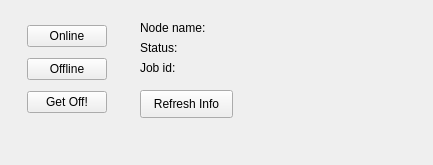
<?xml version="1.0" encoding="UTF-8"?>
<ui version="4.0">
 <class>MainWindow</class>
 <widget class="QMainWindow" name="MainWindow">
  <property name="geometry">
   <rect>
    <x>0</x>
    <y>0</y>
    <width>433</width>
    <height>165</height>
   </rect>
  </property>
  <property name="minimumSize">
   <size>
    <width>433</width>
    <height>165</height>
   </size>
  </property>
  <property name="maximumSize">
   <size>
    <width>433</width>
    <height>165</height>
   </size>
  </property>
  <property name="windowTitle">
   <string>Render Node Control</string>
  </property>
  <property name="unifiedTitleAndToolBarOnMac">
   <bool>false</bool>
  </property>
  <widget class="QWidget" name="centralwidget">
   <widget class="QWidget" name="layoutWidget">
    <property name="geometry">
     <rect>
      <x>20</x>
      <y>20</y>
      <width>95</width>
      <height>100</height>
     </rect>
    </property>
    <layout class="QGridLayout" name="gridLayout">
     <item row="0" column="0">
      <widget class="QPushButton" name="onlineButton">
       <property name="sizePolicy">
        <sizepolicy hsizetype="Fixed" vsizetype="Fixed">
         <horstretch>0</horstretch>
         <verstretch>0</verstretch>
        </sizepolicy>
       </property>
       <property name="toolTip">
        <string>&lt;html&gt;&lt;head/&gt;&lt;body&gt;&lt;p&gt;Set render node status to ONLINE. The node will begin looking for new render jobs to do.&lt;/p&gt;&lt;/body&gt;&lt;/html&gt;</string>
       </property>
       <property name="text">
        <string>Online</string>
       </property>
      </widget>
     </item>
     <item row="2" column="0">
      <widget class="QPushButton" name="getoffButton">
       <property name="contextMenuPolicy">
        <enum>Qt::DefaultContextMenu</enum>
       </property>
       <property name="toolTip">
        <string>&lt;html&gt;&lt;head/&gt;&lt;body&gt;&lt;p&gt;Kill the current job and set render node status to OFFLINE. The render node will not look for new jobs until its put back on-line.&lt;/p&gt;&lt;/body&gt;&lt;/html&gt;</string>
       </property>
       <property name="text">
        <string>Get Off!</string>
       </property>
      </widget>
     </item>
     <item row="1" column="0">
      <widget class="QPushButton" name="offlineButton">
       <property name="sizePolicy">
        <sizepolicy hsizetype="Fixed" vsizetype="Fixed">
         <horstretch>0</horstretch>
         <verstretch>0</verstretch>
        </sizepolicy>
       </property>
       <property name="toolTip">
        <string>&lt;html&gt;&lt;head/&gt;&lt;body&gt;&lt;p&gt;Set render node status to OFFLINE. The render node will complete its current job, if any, and stop looking for new jobs.&lt;/p&gt;&lt;/body&gt;&lt;/html&gt;</string>
       </property>
       <property name="text">
        <string>Offline</string>
       </property>
      </widget>
     </item>
    </layout>
   </widget>
   <widget class="QLabel" name="statusLabel">
    <property name="geometry">
     <rect>
      <x>140</x>
      <y>40</y>
      <width>281</width>
      <height>16</height>
     </rect>
    </property>
    <property name="text">
     <string>Status:</string>
    </property>
   </widget>
   <widget class="QLabel" name="jobLabel">
    <property name="geometry">
     <rect>
      <x>140</x>
      <y>60</y>
      <width>281</width>
      <height>16</height>
     </rect>
    </property>
    <property name="text">
     <string>Job id:</string>
    </property>
   </widget>
   <widget class="QLabel" name="nameLabel">
    <property name="geometry">
     <rect>
      <x>140</x>
      <y>20</y>
      <width>281</width>
      <height>16</height>
     </rect>
    </property>
    <property name="text">
     <string>Node name:</string>
    </property>
   </widget>
   <widget class="QPushButton" name="refreshButton">
    <property name="geometry">
     <rect>
      <x>140</x>
      <y>90</y>
      <width>93</width>
      <height>28</height>
     </rect>
    </property>
    <property name="text">
     <string>Refresh Info</string>
    </property>
   </widget>
  </widget>
 </widget>
 <resources/>
 <connections/>
</ui>
